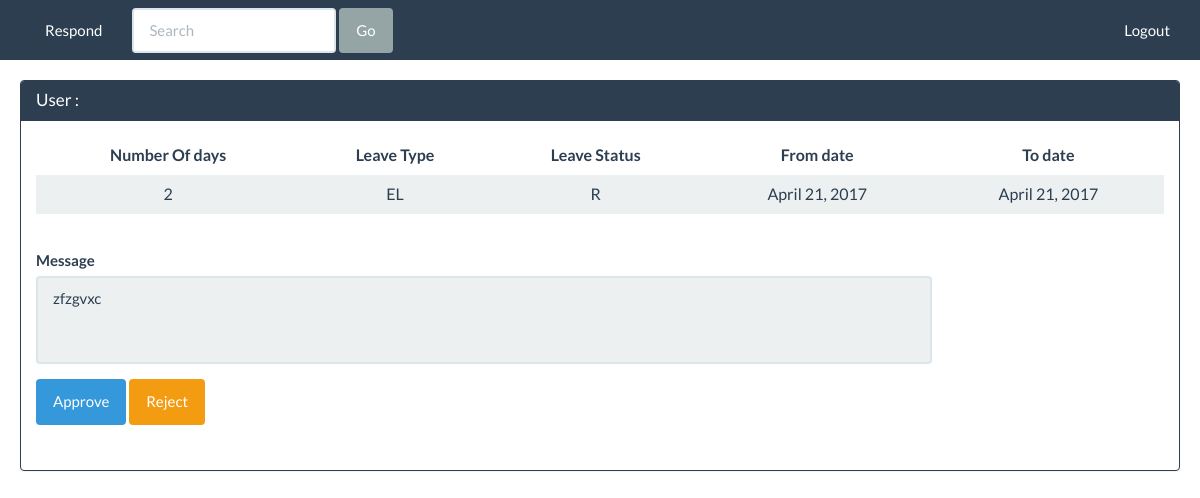
The page /respond/to/leave (signed in) on the database as committed earlier.
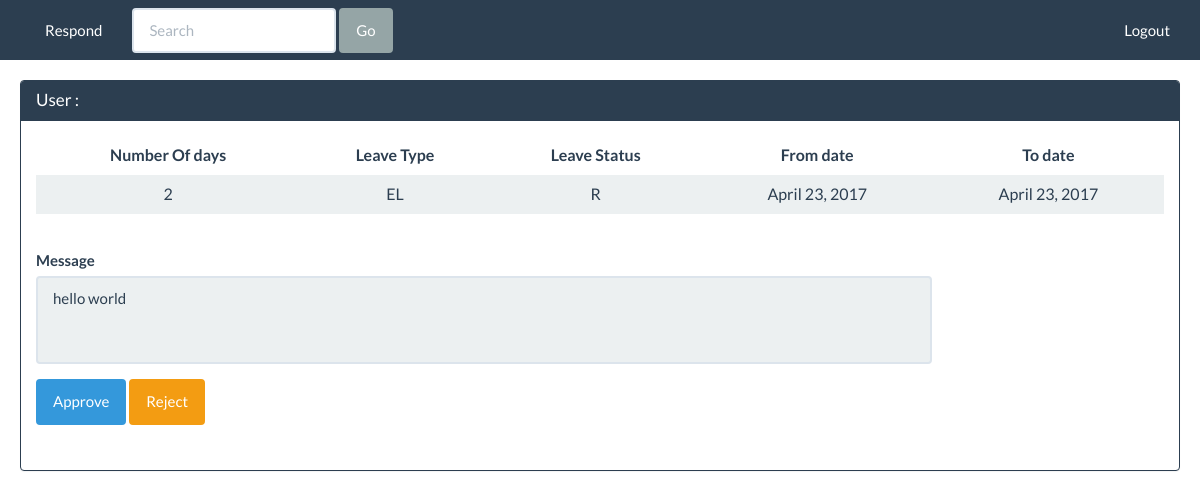
The same page on the database as committed later.
### LeaveManagement/models.py (models this page shows, shortened)
class LeaveApplication(models.Model):
    TYPES_OF_LEAVES = (
        ('SL', 'SickLeave'),
        ('EL', 'EarnedLeave'),
        ('PL', 'PersonalLeave')
    )
    LEAVE_STATUS = (
        ('A', 'Approved'),
        ('R', 'Rejected')
    )
    leave_id = models.AutoField(primary_key=True)
    applicant = models.ForeignKey(User, related_name='applicant', on_delete=models.CASCADE)
    approver = models.ForeignKey(User, related_name='approver', on_delete=models.CASCADE)
    created_on = models.DateTimeField(auto_now_add=True)
    responded_on = models.DateTimeField(auto_now=True, null=True)
    leave_type = models.CharField(max_length=2, choices=TYPES_OF_LEAVES)
    number_of_days= models.IntegerField()
    from_date = models.DateField()
    to_date = models.DateField()
    leave_status = models.CharField(max_length=1, choices=LEAVE_STATUS, default='R')
    additional_message = models.TextField(max_length=200)
    class Meta:
        db_table = 'LeaveApplication'

### LeaveManagement/views.py (the view)
# urls.py: url(r'^respond/to/leave$', views.responding_to_leave_application, name='responding_to_leave'),
@login_required
def responding_to_leave_application(request):
    if request.method == "GET":
        applications = LeaveApplication.objects.filter(approver = request.user)
        return render(request, "lm/responding_to_application.html", {"applications":applications})
    if request.method == "POST":
        print(request.POST.get('submit'))
        return HttpResponse("askjfnksdjf")

### LeaveManagement/templates/lm/responding_to_application.html
{% extends 'lm/base.html' %}
{% block content %}
{% for application in applications%}
<div style="padding:20px">
<div class="panel panel-primary">
  <div class="panel-heading">
    <h3 class="panel-title">User : {{application.applicant.first_name}}</h3>
  </div>
  <div class="panel-body">
      <table style="text-align:center"  class="table table-striped table-hover ">
  <thead>
    <tr>
      <th style="text-align:center">Number Of days</th>
      <th style="text-align:center">Leave Type</th>
      <th style="text-align:center">Leave Status</th>
        <th style="text-align:center">From date</th>
        <th style="text-align:center">To date</th>
    </tr>
  </thead>
  <tbody>
    <tr class="active">
      <td>{{application.number_of_days}}</td>
      <td>{{application.leave_type}}</td>
      <td>{{application.leave_status}}</td>
      <td>{{application.from_date}}</td>
      <td>{{application.to_date}}</td>
    </tr>
  </tbody>
      </table>
  </div>
    <div class="form-group">
      <label for="textArea" class="col-lg-2 control-label">Message</label>
      <div style="padding:15px;width:80%">
        <textarea class="form-control" style="resize:none" rows="3" id="textArea" readonly>{{application.additional_message}}</textarea>
        <form method="POST">{% csrf_token %}
            <div class="form-group">
              <div style="padding-top:15px">
                <input type="submit" value="Approve" name="submit" id="submit1" class="btn btn-info">
                <input type="submit" value="Reject" name="submit" id="submit2" class="btn btn-warning">
              </div>
            </div>
        </form>
    </div>
</div>
</div>
{% endfor %}
{% endblock %}

Rows that differ between the two databases and show on the page:
removed LeaveApplication: number_of_days "2", leave_type "EL", leave_status "R", from_date "April 21, 2017", to_date "April 21, 2017", additional_message "zfzgvxc"
added LeaveApplication: number_of_days "2", leave_type "EL", leave_status "R", from_date "April 23, 2017", to_date "April 23, 2017", additional_message "hello world"
